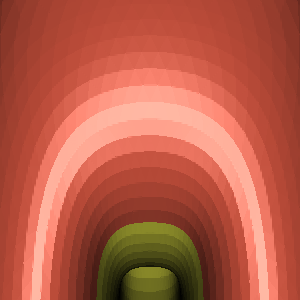

Recreate this plot in Python.
#!/usr/bin/env python

# Demonstrate vtkLoopSubdivisionFilter on a hand-crafted Klein bottle mesh
# by defining points and triangular faces, subdividing four times, and
# rendering with front/back face coloring.

# Factory overrides
import vtkmodules.vtkInteractionStyle  # noqa: F401
import vtkmodules.vtkRenderingFreeType  # noqa: F401
import vtkmodules.vtkRenderingOpenGL2  # noqa: F401

from vtkmodules.vtkCommonCore import vtkPoints
from vtkmodules.vtkCommonDataModel import vtkCellArray, vtkPolyData
from vtkmodules.vtkFiltersModeling import vtkLoopSubdivisionFilter
from vtkmodules.vtkRenderingCore import (
    vtkActor,
    vtkDataSetMapper,
    vtkPolyDataMapper,
    vtkProperty,
    vtkRenderWindow,
    vtkRenderWindowInteractor,
    vtkRenderer,
)
from vtkmodules.vtkRenderingLOD import vtkLODActor

# Define Klein bottle mesh points
points = vtkPoints()
points.InsertNextPoint(0, -16, 0)
points.InsertNextPoint(0, 0, -14)
points.InsertNextPoint(0, 0, 14)
points.InsertNextPoint(14, 0, 0)
points.InsertNextPoint(10, 20, -10)
points.InsertNextPoint(10, 20, 10)
points.InsertNextPoint(10, -20, -10)
points.InsertNextPoint(10, -20, 10)
points.InsertNextPoint(-10, -20, -10)
points.InsertNextPoint(-10, -20, 10)
points.InsertNextPoint(-10, 20, -10)
points.InsertNextPoint(-10, 20, 10)
points.InsertNextPoint(-2, 27, 0)
points.InsertNextPoint(0, 27, 2)
points.InsertNextPoint(0, 27, -2)
points.InsertNextPoint(2, 27, 0)
points.InsertNextPoint(-14, 4, -1)
points.InsertNextPoint(-14, 3, 0)
points.InsertNextPoint(-14, 5, 0)
points.InsertNextPoint(-14, 4, 1)
points.InsertNextPoint(-1, 38, -2)
points.InsertNextPoint(-1, 38, 2)
points.InsertNextPoint(2, 35, -2)
points.InsertNextPoint(2, 35, 2)
points.InsertNextPoint(17, 42, 0)
points.InsertNextPoint(15, 40, 2)
points.InsertNextPoint(15, 39, -2)
points.InsertNextPoint(13, 37, 0)
points.InsertNextPoint(19, -2, -2)
points.InsertNextPoint(19, -2, 2)
points.InsertNextPoint(15, 2, -2)
points.InsertNextPoint(15, 2, 2)

# Define triangular faces
face_data = [
    (3, 4, 5), (3, 5, 7), (3, 7, 6), (3, 6, 4),
    (0, 6, 7), (0, 7, 9), (0, 9, 8), (0, 8, 6),
    (1, 4, 6), (1, 6, 8), (1, 8, 10), (1, 10, 4),
    (2, 11, 9), (2, 9, 7), (2, 7, 5), (2, 5, 11),
    (4, 15, 5), (4, 14, 15), (5, 13, 11), (5, 15, 13),
    (11, 12, 10), (11, 13, 12), (10, 14, 4), (10, 12, 14),
    (8, 17, 16), (8, 9, 17), (9, 19, 17), (9, 11, 19),
    (11, 18, 19), (11, 10, 18), (10, 16, 18), (10, 8, 16),
    (13, 21, 12), (12, 21, 20), (12, 20, 14), (14, 20, 22),
    (14, 22, 15), (15, 22, 23), (15, 23, 13), (13, 23, 21),
    (21, 25, 24), (21, 24, 20), (20, 24, 26), (20, 26, 22),
    (22, 26, 27), (22, 27, 23), (23, 27, 25), (23, 25, 21),
    (25, 29, 24), (24, 29, 28), (24, 28, 26), (26, 28, 30),
    (26, 30, 27), (27, 30, 31), (27, 31, 25), (25, 31, 29),
    (29, 19, 17), (29, 17, 28), (28, 17, 16), (28, 16, 30),
    (30, 16, 18), (30, 18, 31), (31, 18, 19), (31, 19, 29),
]

faces = vtkCellArray()
for tri in face_data:
    faces.InsertNextCell(3)
    faces.InsertCellPoint(tri[0])
    faces.InsertCellPoint(tri[1])
    faces.InsertCellPoint(tri[2])

model = vtkPolyData()
model.SetPolys(faces)
model.SetPoints(points)

# Loop subdivision
subdivide = vtkLoopSubdivisionFilter()
subdivide.SetInputData(model)
subdivide.SetNumberOfSubdivisions(4)

# Mapper and actor
mapper = vtkDataSetMapper()
mapper.SetInputConnection(subdivide.GetOutputPort())

rose = vtkLODActor()
rose.SetMapper(mapper)

# Backface property
back_prop = vtkProperty()
back_prop.SetDiffuseColor(1, 1, 0.3)
rose.SetBackfaceProperty(back_prop)
rose.GetProperty().SetDiffuseColor(1, 0.4, 0.3)
rose.GetProperty().SetSpecular(0.4)
rose.GetProperty().SetDiffuse(0.8)
rose.GetProperty().SetSpecularPower(40)

# Renderer
renderer = vtkRenderer()
renderer.AddActor(rose)
renderer.SetBackground(0.1, 0.2, 0.4)

# Window
render_window = vtkRenderWindow()
render_window.AddRenderer(renderer)
render_window.SetSize(300, 300)
render_window.SetWindowName("kline bottle")

# Scene
renderer.ResetCamera()
renderer.GetActiveCamera().Zoom(4.5)
renderer.GetActiveCamera().Azimuth(-90)
renderer.ResetCameraClippingRange()

# Interactor
interactor = vtkRenderWindowInteractor()
interactor.SetRenderWindow(render_window)

interactor.Initialize()
interactor.Start()
